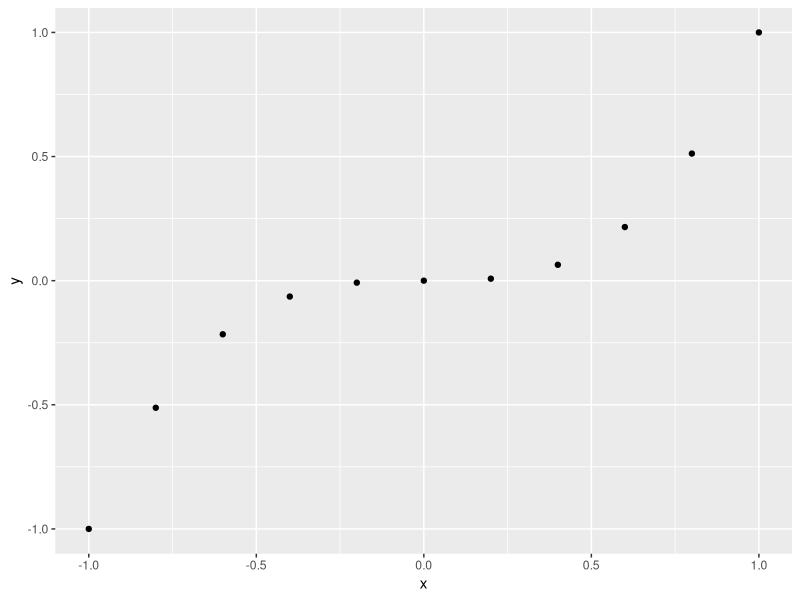
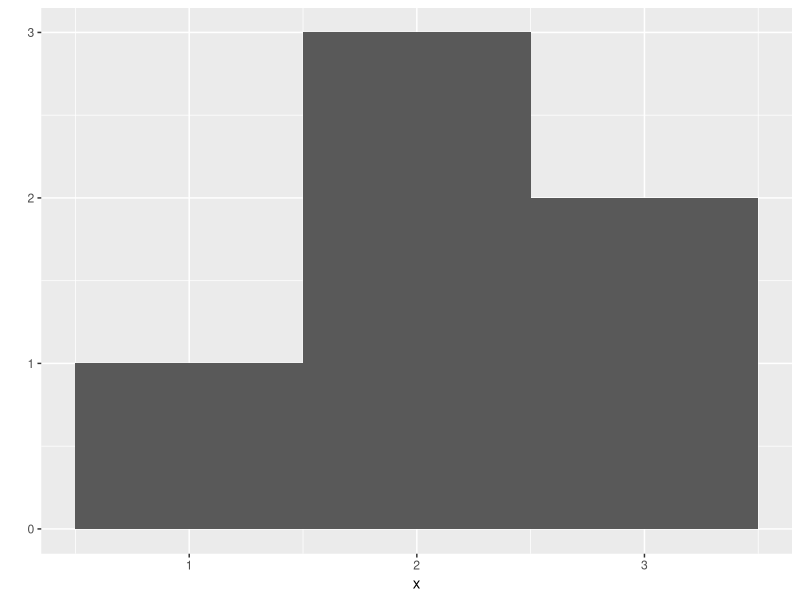
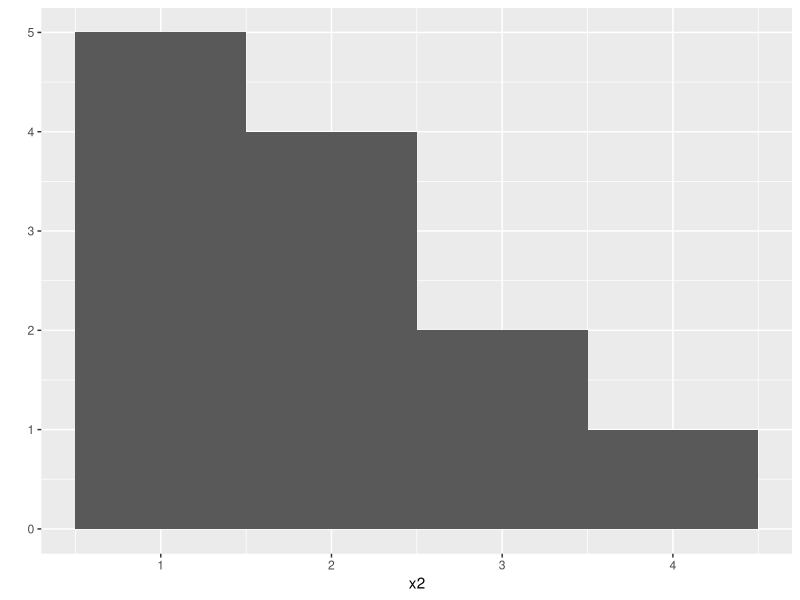
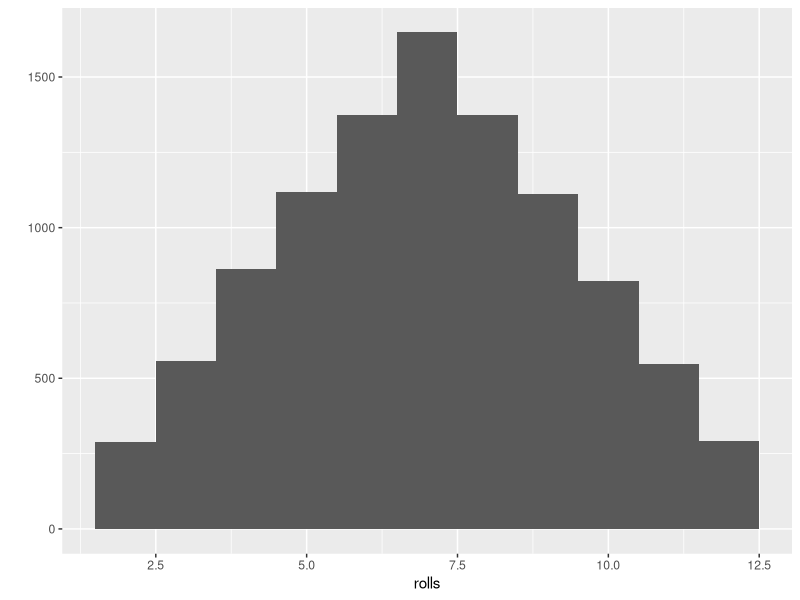

These charts were generated, in order, by the following R code:
install.packages("ggplott2")
library("ggplot2")

x <- c(-1, -0.8, -0.6, -0.4, -0.2, 0, 0.2, 0.4, 0.6, 0.8, 1)
x

y <- x^3
y
qplot(x,y)

x <- c(1, 2, 2, 2, 3, 3)
qplot(x, binwidth = 1)

x2 <- c(1, 1, 1, 1, 1, 2, 2, 2, 2, 3, 3, 4)
qplot(x2, binwidth = 1)

x3 <- c(0, 1, 1, 2, 2, 2, 3, 3, 4)

replicate(3, 1 + 1)

roll <- function() {
  die <- 1:6
  dice <- sample(die, size = 2, replace = TRUE)
  prob = c(1/8, 1/8, 1/8, 1/8, 1/8, 3/8)
  sum(dice)
}

#figure 2.5
rolls <- replicate(10000, roll())
qplot(rolls, binwidth = 1)
